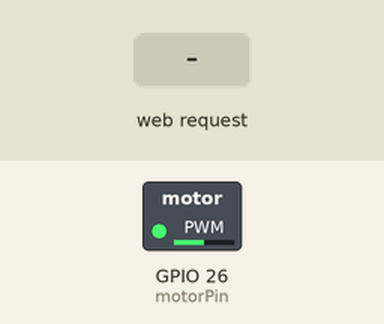
Simulated run of this sketch. Board: ESP32. Shown: switched loads named in the sketch (green lamp = pin HIGH). The inputs (shaded band) are chosen by the test bench. EEPROM starts erased; what the sketch prints to the serial monitor is not drawn.

Above: at 1.2 s.
1.3 s: HTTP request GET /?speed=1 received
At 2.0 s:
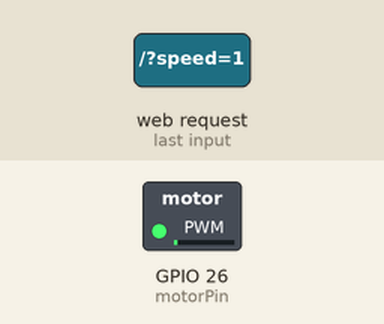
2.8 s: HTTP request GET /?speed=0 received
At 3.1 s:
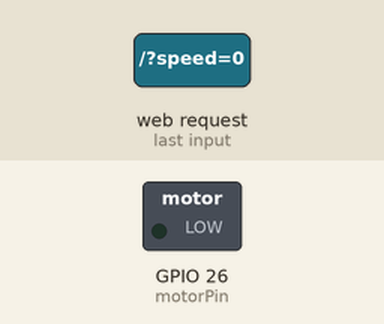
4.3 s: HTTP request GET /?speed=120 received
At 5.5 s:
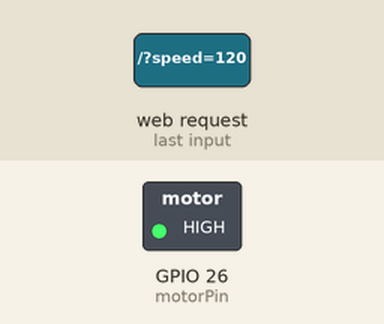
Timing chart, 0 to 7.3 s (numbered marks = the images above; inputs shaded):
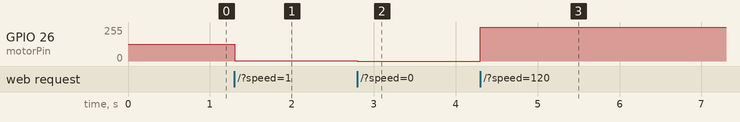

The sketch:

garduino_V3.ino
```cpp
#include <WiFi.h>
#include <WebServer.h>
#include <Preferences.h>

const char* ssid = "Garduino";
const char* password = "123456789"; // Secure password

const int motorPin = 26; // Assuming this pin is connected to the motor driver's PWM input
const int motorChannel = 0;
const int freq = 5000; // Frequency for PWM signal
const int resolution = 8; // Resolution for PWM signal

WebServer server(80);
Preferences preferences;

// Global variable to hold motor speed percentage
int speedPercentage;

void setup() {
  Serial.begin(115200);

  // Initialize NVS
  preferences.begin("motor", false);

  // Retrieve the saved motor speed level, default to 50% if not previously saved
  speedPercentage = preferences.getInt("speed", 50);

  // Setup PWM for motor control
  ledcSetup(motorChannel, freq, resolution);
  ledcAttachPin(motorPin, motorChannel);
  ledcWrite(motorChannel, map(speedPercentage, 0, 100, 0, 255));

  // Setup WiFi and server
  WiFi.softAP(ssid, password);
  Serial.print("Access Point started, IP address: ");
  Serial.println(WiFi.softAPIP());

  // Handle root URL by sending HTML response
  server.on("/", HTTP_GET, []() {
    if (server.hasArg("speed")) {
      speedPercentage = server.arg("speed").toInt();
      preferences.putInt("speed", speedPercentage);
      ledcWrite(motorChannel, map(speedPercentage, 0, 100, 0, 255));
    }

    String html = "<!DOCTYPE html><html>"
                  "<head><meta name=\"viewport\" content=\"width=device-width, initial-scale=1\"></head>"
                  "<body><h1>Motor Speed Control</h1>"
                  "<form action='/' method='GET'>"
                  "Speed (%): <input type='range' name='speed' min='0' max='100' value='" + String(speedPercentage) + "' onchange='this.form.submit()' />"
                  "</form></body></html>";

    server.send(200, "text/html", html);
  });

  server.begin();
}

void loop() {
  server.handleClient();
}
```

Measured:
- after the input at 1.3 s, GPIO 26 (motorPin): 127/255 → 2/255 at once
- after the input at 2.8 s, GPIO 26 (motorPin): 2/255 → 0/255 at once
- after the input at 4.3 s, GPIO 26 (motorPin): 0/255 → 255/255 at once
